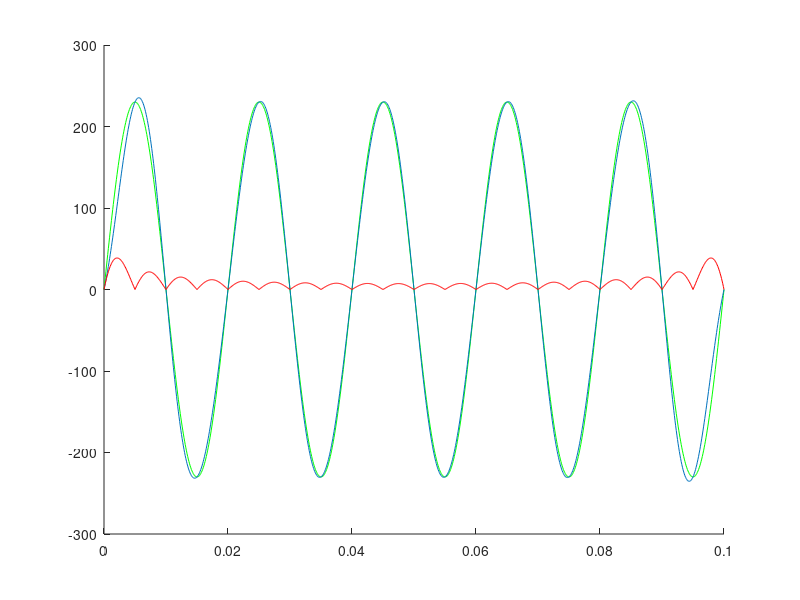

The MATLAB script that drew this image:
close all; clear all; clc;

% signal param.
A = 230;
f = 50;
fs = 10000;
fs2 = 200;
t = 0:1/fs:0.1;
t2 = 0:1/fs2:0.1;

% signal
s = A*sin(2*pi*f*t);
% sampled signal
s2 = A*sin(2*pi*f*t2);

% signal reconstruction
y = zeros(size(t));
for i = 1:length(t2)
    
    tmp = s2(i)*sinc(fs2*(t-t2(i)));
    y = y + tmp;
    
end

hold on
% analog
plot(t,s,'g-')
% reconstructed
plot(t,y)
% error
plot(t,abs(s-y),'r-');
hold off